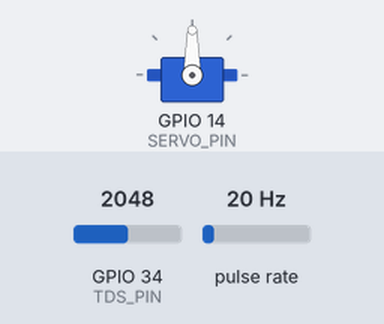
The sketch below on a simulated ESP32. Shown: servo. Wiring (inferred from the names in the program): pulse sensor: data GPIO 27. Inputs (shaded band) come from the test bench; at power-on: GPIO 34 (TDS_PIN) = 2048, pulse rate 20 Hz (analog values on the 0–4095 scale). WiFi joins after 1.5 s; servers stay silent unless stated; what the sketch prints to the serial monitor is not drawn.

Above: at 2.7 s.
2.8 s: GPIO 34 (TDS_PIN) set to 1718
6.5 s: GPIO 34 (TDS_PIN) set to 1593
At 15.4 s:
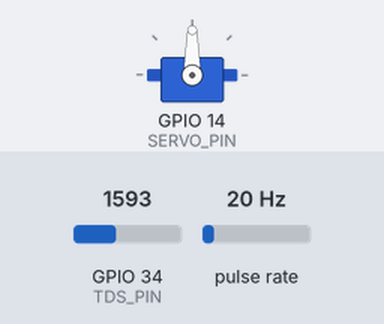
16.5 s: GPIO 34 (TDS_PIN) set to 2047
At 20.5 s:
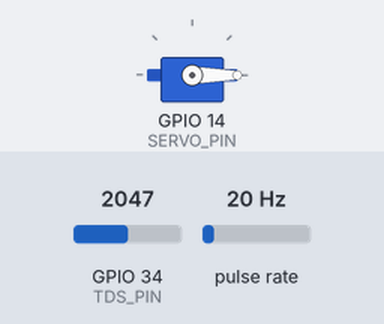
Timing chart, 0 to 22.0 s (numbered marks = the images above; inputs shaded):
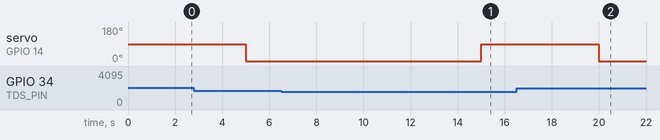

The sketch:

water_monitor.ino
```cpp
/*
 * ============================================================
 *   Smart Water Quality Monitoring System
 *   Author  : Gowdham Kumar C
 *   College : Sri Krishna Arts and Science College, Coimbatore
 *   Role    : IoT Head — Google On Campus, SKASC
 * ============================================================
 *
 *  Hardware:
 *    - ESP32 Dev Module
 *    - TDS Sensor       → GPIO 34
 *    - Water Flow Sensor → GPIO 27
 *    - Servo Motor      → GPIO 14
 *
 *  Features:
 *    - Real-time TDS measurement (ppm)
 *    - Water flow rate & total volume tracking
 *    - Automatic servo valve control on contamination
 *    - Firebase RTDB upload (enable by uncommenting)
 *    - CSV serial output for data logging
 */

#include <WiFi.h>
#include <ESP32Servo.h>
// #include <Firebase_ESP_Client.h>   // Uncomment to enable Firebase

// ─────────────────────────────────────────────
//  CONFIGURATION
// ─────────────────────────────────────────────
#define WIFI_SSID       "your_wifi_name"
#define WIFI_PASSWORD   "your_wifi_password"

// Firebase — fill these in if using cloud upload
// #define API_KEY       "your_firebase_api_key"
// #define DATABASE_URL  "your_project.firebasedatabase.app"

// ─────────────────────────────────────────────
//  PIN DEFINITIONS
// ─────────────────────────────────────────────
#define TDS_PIN   34    // Analog input
#define FLOW_PIN  27    // Digital interrupt input
#define SERVO_PIN 14    // PWM output

// ─────────────────────────────────────────────
//  CONSTANTS
// ─────────────────────────────────────────────
#define VREF      3.3
#define ADC_RES   4095.0

const unsigned long READ_INTERVAL   = 5000;   // ms between readings
const unsigned long VALVE_RECHECK   = 10000;  // ms before re-checking valve

// ─────────────────────────────────────────────
//  GLOBALS
// ─────────────────────────────────────────────
// FirebaseData fbdo;
// FirebaseAuth auth;
// FirebaseConfig config;

volatile byte pulseCount      = 0;
float calibrationFactor       = 4.5;
float totalLiters             = 0;
float flowRate                = 0;

Servo valveServo;
bool  valveClosed             = false;
unsigned long valveCloseTime  = 0;
unsigned long previousMillis  = 0;

// ─────────────────────────────────────────────
//  INTERRUPT — Flow Sensor Pulse Counter
// ─────────────────────────────────────────────
void IRAM_ATTR pulseCounter() {
  pulseCount++;
}

// ─────────────────────────────────────────────
//  READ TDS SENSOR
// ─────────────────────────────────────────────
float readTDS() {
  int   raw     = analogRead(TDS_PIN);
  float voltage = raw * VREF / ADC_RES;

  // Polynomial conversion: voltage → TDS (ppm)
  float tds = (133.42 * pow(voltage, 3)
             - 255.86 * pow(voltage, 2)
             + 857.39 * voltage) * 0.5;

  return tds;
}

// ─────────────────────────────────────────────
//  VALVE CONTROL
// ─────────────────────────────────────────────
void closeValve() {
  valveServo.write(0);
  valveClosed    = true;
  valveCloseTime = millis();
  Serial.println("[VALVE] CLOSED — Contaminated water detected!");
}

void openValve() {
  valveServo.write(90);
  valveClosed = false;
  Serial.println("[VALVE] OPENED — Water is safe.");
}

// ─────────────────────────────────────────────
//  CLASSIFY WATER QUALITY
// ─────────────────────────────────────────────
String classifyWater(float tds) {
  if (tds < 50)         return "POISON";
  else if (tds <= 300)  return "SAFE";
  else if (tds <= 500)  return "MODERATE";
  else                  return "CONTAMINATED";
}

// ─────────────────────────────────────────────
//  SETUP
// ─────────────────────────────────────────────
void setup() {
  Serial.begin(115200);

  // Flow sensor interrupt
  pinMode(FLOW_PIN, INPUT_PULLUP);
  attachInterrupt(digitalPinToInterrupt(FLOW_PIN), pulseCounter, FALLING);

  // ADC config for TDS
  analogReadResolution(12);
  analogSetAttenuation(ADC_11db);

  // Servo init — open valve on startup
  valveServo.attach(SERVO_PIN);
  openValve();

  // Wi-Fi connection
  WiFi.begin(WIFI_SSID, WIFI_PASSWORD);
  Serial.print("Connecting to WiFi");
  while (WiFi.status() != WL_CONNECTED) {
    Serial.print(".");
    delay(500);
  }
  Serial.println("\nWiFi Connected! IP: " + WiFi.localIP().toString());

  // Firebase init (uncomment to enable)
  // config.api_key    = API_KEY;
  // config.database_url = DATABASE_URL;
  // if (Firebase.signUp(&config, &auth, "", "")) {
  //   Serial.println("Firebase SignUp OK");
  // }
  // Firebase.begin(&config, &auth);
  // Firebase.reconnectWiFi(true);

  // Print CSV header
  Serial.println("timestamp_ms,flowRate_Lmin,totalLiters,tds_ppm,status");
}

// ─────────────────────────────────────────────
//  MAIN LOOP
// ─────────────────────────────────────────────
void loop() {
  unsigned long currentMillis = millis();

  if (currentMillis - previousMillis >= READ_INTERVAL) {

    // ── Flow Calculation ──────────────────────
    flowRate    = pulseCount / calibrationFactor;   // L/min
    pulseCount  = 0;
    totalLiters += flowRate / 60.0;                 // convert to liters

    // ── TDS Reading & Classification ──────────
    float  tds         = readTDS();
    String waterStatus = classifyWater(tds);

    // ── Valve Logic ───────────────────────────
    if ((waterStatus == "POISON" || waterStatus == "CONTAMINATED") && !valveClosed) {
      closeValve();
    }

    if (valveClosed && (millis() - valveCloseTime >= VALVE_RECHECK)) {
      float freshTDS = readTDS();
      if (freshTDS >= 50 && freshTDS <= 500) {
        openValve();
      } else {
        valveCloseTime = millis(); // reset timer, keep closed
      }
    }

    // ── Human-Readable Serial Output ──────────
    Serial.println("─────── WATER DATA ───────");
    Serial.printf("Flow Rate   : %.2f L/min\n",  flowRate);
    Serial.printf("Total Volume: %.3f L\n",       totalLiters);
    Serial.printf("TDS         : %.2f ppm\n",     tds);
    Serial.printf("Status      : %s\n",           waterStatus.c_str());
    Serial.println("──────────────────────────");

    // ── CSV Serial Output (for data logging) ──
    Serial.printf("%lu,%.2f,%.3f,%.2f,%s\n",
      millis(), flowRate, totalLiters, tds, waterStatus.c_str());

    // ── Firebase Upload (uncomment to enable) ─
    // if (Firebase.ready()) {
    //   Firebase.RTDB.setFloat(&fbdo,  "/water/flowRate",    flowRate);
    //   Firebase.RTDB.setFloat(&fbdo,  "/water/totalLiters", totalLiters);
    //   Firebase.RTDB.setFloat(&fbdo,  "/water/tds",         tds);
    //   Firebase.RTDB.setString(&fbdo, "/water/status",      waterStatus);
    //   Serial.println("Firebase: Data uploaded.");
    // }

    previousMillis = currentMillis;
  }
}
```

Measured:
- after the input at 6.5 s, servo on GPIO 14 (SERVO_PIN): 0° → 90° after 8.5 s
- after the input at 16.5 s, servo on GPIO 14 (SERVO_PIN): 90° → 0° after 3.5 s
